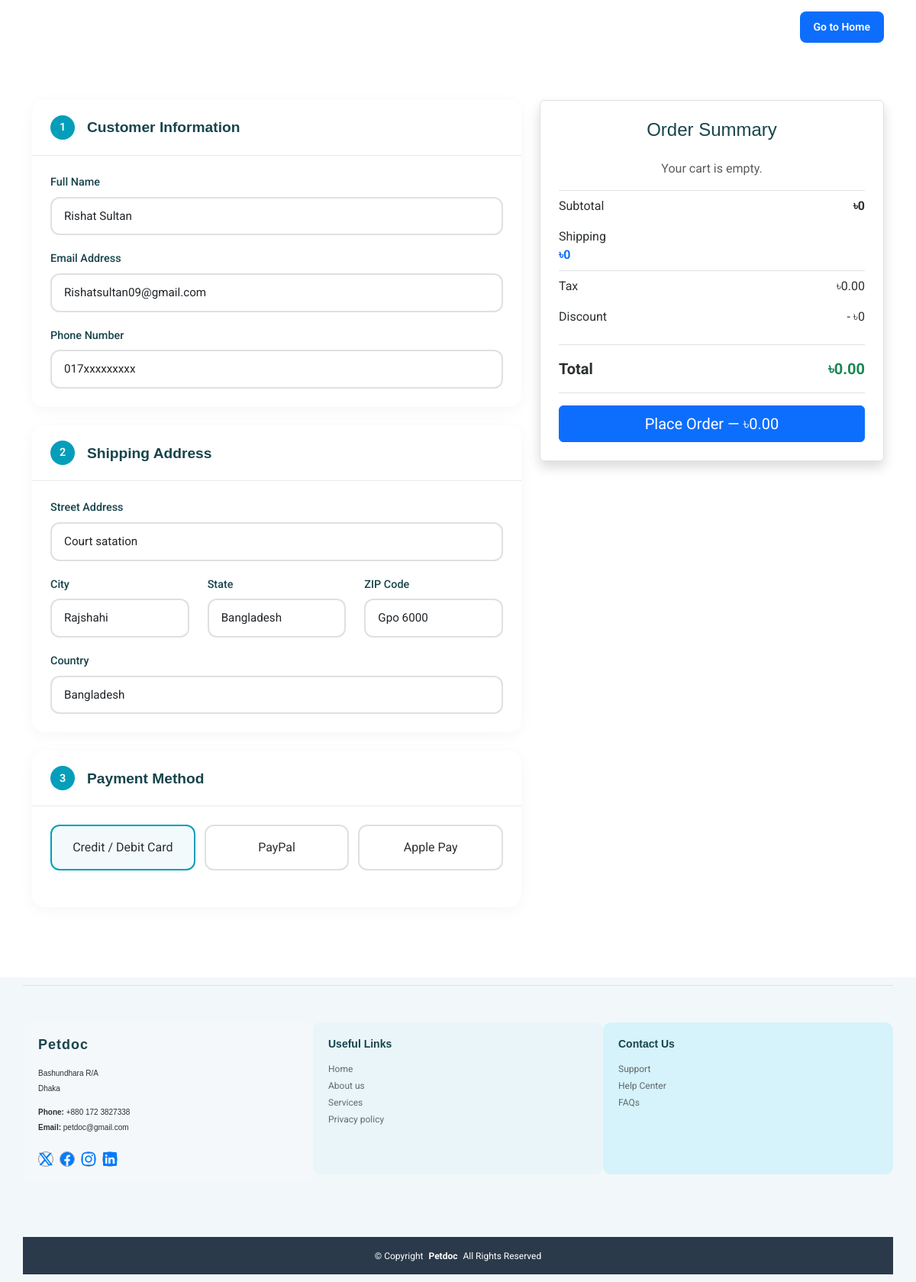
Screenshot of /checkout/ (signed in) with the database file from the repository.
### userauths/models.py (models this page shows, shortened)
class User(AbstractUser):
    email = models.EmailField(unique=True)
    username = models.CharField(max_length=100)
    bio = models.CharField(max_length=300)
    USERNAME_FIELD = "email"
    REQUIRED_FIELDS = ['username']

### core/models.py (models this page shows, shortened)
class Address(models.Model):
    user = models.ForeignKey(User, on_delete=models.CASCADE)
    title = models.CharField(max_length=50)
    address_line = models.TextField()
    city = models.CharField(max_length=100)
    state = models.CharField(max_length=100)
    postal_code = models.CharField(max_length=20)
    country = models.CharField(max_length=100)
    phone = models.CharField(max_length=20)
    is_default = models.BooleanField(default=False)

### userauths/views.py (the view)
# urls.py: path("checkout/", views.checkout, name="checkout"),
@login_required
def checkout(request):
    try:
        cart = Cart.objects.get(user=request.user)
    except Cart.DoesNotExist:
        cart = None
    cart_items = cart.items.all() if cart else []
    subtotal = sum(item.get_total() for item in cart_items)  # subtotal is Decimal
    shipping = Decimal(request.session.get("shipping", 0))
    tax = subtotal * Decimal("0.05")   # FIXED
    discount = Decimal("0")
    grand_total = subtotal + shipping + tax - discount
    default_address = Address.objects.filter(user=request.user, is_default=True).first()
    context = {
        "cart": cart,
        "cart_items": cart_items,
        "subtotal": subtotal,
        "tax": tax,
        "shipping": shipping,
        "discount": discount,
        "grand_total": grand_total,
        "default_address": default_address,
    }
    if request.session.get('buy_now'):
        del request.session['buy_now']
    return render(request, "checkout.html", context)

### core/context_processors.py (called while the page is built)
def cart_item_count(request):
    if request.user.is_authenticated:
        cart, created = Cart.objects.get_or_create(user=request.user)
        count = cart.items.aggregate(total=Sum('quantity'))['total'] or 0
    else:
        count = 0
    return {'cart_item_count': count}

### templates/checkout.html (shortened to what this page needs)
{% extends "partial/base.html" %}
{% load static %}
{% block content %}
<main class="main">
  <section id="checkout" class="checkout section">
    <div class="container" data-aos="fade-up" data-aos-delay="100">
      <div class="row">
        <div class="col-lg-7">
          <div class="checkout-container" data-aos="fade-up">
            <form method="POST" action="{% url 'place_order' %}" class="checkout-form">
              <div class="checkout-section" id="customer-info">
                <div class="section-header">
                  <div class="section-number">1</div>
                  <h3>Customer Information</h3>
                </div>
                <div class="section-content">
                  <div class="form-group">
                    <label>Full Name</label>
                    <input type="text" class="form-control" value="{{ user.username }}" readonly>
                  </div>
                  <div class="form-group">
                    <label>Email Address</label>
                    <input type="email" class="form-control" value="{{ user.email }}" readonly>
                  </div>
                  {% if default_address %}
                  <div class="form-group">
                    <label>Phone Number</label>
                    <input type="text" class="form-control" value="{{ default_address.phone }}" readonly>
                  </div>
                </div>
              </div>
              <div class="checkout-section" id="shipping-address">
                <div class="section-header">
                  <div class="section-number">2</div>
                  <h3>Shipping Address</h3>
                </div>
                <div class="section-content">
                  <div class="form-group">
                    <label>Street Address</label>
                    <input type="text" class="form-control" value="{{ default_address.address_line }}" readonly>
                  </div>
                  <div class="row">
                    <div class="col-md-4 form-group">
                      <label>City</label>
                      <input type="text" class="form-control" value="{{ default_address.city }}" readonly>
                    </div>
                    <div class="col-md-4 form-group">
                      <label>State</label>
                      <input type="text" class="form-control" value="{{ default_address.state }}" readonly>
                    </div>
                    <div class="col-md-4 form-group">
                      <label>ZIP Code</label>
                      <input type="text" class="form-control" value="{{ default_address.postal_code }}" readonly>
                    </div>
                  </div>
                  <div class="form-group">
                    <label>Country</label>
                    <input type="text" class="form-control" value="{{ default_address.country }}" readonly>
                  </div>
                  {% else %}
                  <p class="text-danger">No default address found. Please add one.</p>
                  {% endif %}
                </div>
              </div>
              <div class="checkout-section" id="payment-method">
                <div class="section-header">
                  <div class="section-number">3</div>
                  <h3>Payment Method</h3>
                </div>
                <div class="section-content">
                  <div class="payment-options">
                    <div class="payment-option active">
                      <label>Credit / Debit Card</label>
                    </div>
                    <div class="payment-option">
                      <label>PayPal</label>
                    </div>
                    <div class="payment-option">
                      <label>Apple Pay</label>
                    </div>
                  </div>
                </div>
              </div>
            </form>
          </div>
        </div>
        <div class="col-lg-5 mt-4 mt-lg-0">
          <div class="cart-summary p-4 border rounded shadow bg-white" data-aos="fade-left">
            <h4 class="summary-title mb-4 text-center">Order Summary</h4>
            <div class="summary-cart-items mb-3">
              {% for item in cart_items %}
              <div class="border-bottom py-2">
                <div class="fw-bold">{{ item.product.title }}</div>
                <div class="d-flex justify-content-between small text-muted">
                  <span>Unit Price: ৳{{ item.product.price }}</span>
                  <span>Qty: {{ item.quantity }}</span>
                  <span>Total: <strong>৳{{ item.get_total }}</strong></span>
                </div>
              </div>
              {% empty %}
              <p class="text-center text-muted">Your cart is empty.</p>
              {% endfor %}
            </div>
            <div class="summary-item d-flex justify-content-between py-2 border-top">
              <span>Subtotal</span>
              <span class="fw-bold">৳{{ subtotal }}</span>
            </div>
            <div class="summary-item py-2">
              <span>Shipping</span>
              <br>
              <span class="fw-bold text-primary">৳{{ shipping }}</span>
            </div>
            <div class="summary-item d-flex justify-content-between py-2 border-top">
              <span>Tax</span>
              <span>৳{{ tax }}</span>
            </div>
            <div class="summary-item d-flex justify-content-between py-2">
              <span>Discount</span>
              <span>- ৳{{ discount }}</span>
            </div>
            <div class="summary-total d-flex justify-content-between py-3 border-top border-bottom mt-3">
              <span class="fs-5 fw-bold">Total</span>
              <span class="fs-5 fw-bold text-success">৳{{ grand_total |floatformat:2}}</span>
            </div>
            <form method="POST" action="{% url 'place_order' %}">
              <button class="btn btn-primary w-100 mt-3 py-2 fs-5">
                Place Order — ৳{{ grand_total|floatformat:2 }}
              </button>
            </form>
          </div>
        </div>
      </div>
    </div>
  </section>
</main>
{% endblock content %}

### rows the page displays
User: username "Rishat Sultan", email "Rishatsultan09@gmail.com"
Address: phone "017xxxxxxxxx", address_line "Court satation", city "Rajshahi", state "Bangladesh", postal_code "Gpo 6000", country "Bangladesh"

### other values shown
{{ subtotal }} "0"
{{ shipping }} "0"
{{ tax }} "0.00"
{{ discount }} "0"
{{ grand_total |floatformat:2 }} "0.00"
{{ grand_total|floatformat:2 }} "0.00"
